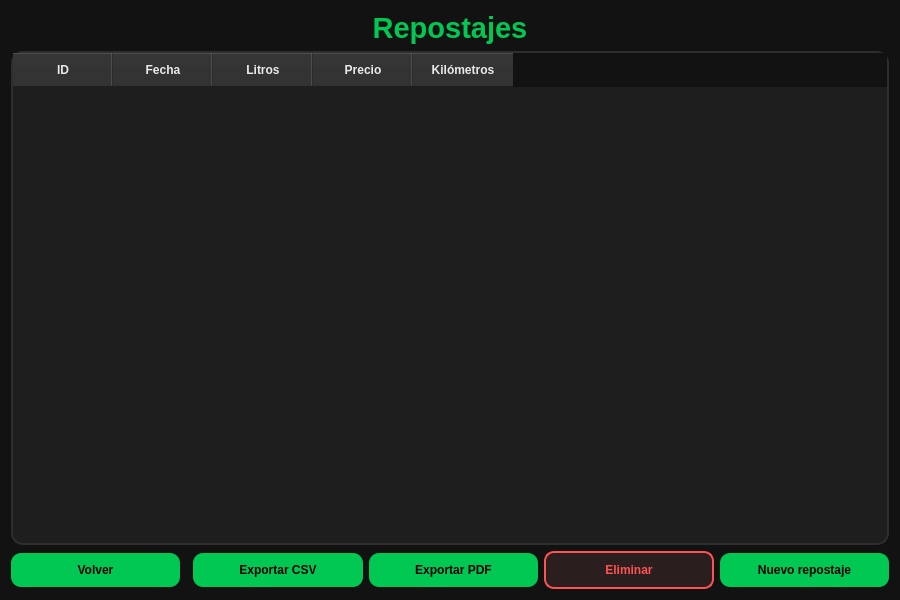
<?xml version="1.0" encoding="UTF-8"?>
<ui version="4.0">
 <class>RepostajesView</class>
 <widget class="QWidget" name="RepostajesView">
  <property name="geometry">
   <rect>
    <x>0</x>
    <y>0</y>
    <width>900</width>
    <height>600</height>
   </rect>
  </property>
  <property name="windowTitle">
   <string>Repostajes</string>
  </property>

  <property name="styleSheet">
   <string>
QWidget {
    background-color: #121212;
    color: #eaeaea;
    font-family: Segoe UI;
}

QLabel#labelTitulo {
    color: #00c853;
}

QTableWidget {
    background-color: #1e1e1e;
    border: 2px solid #2e2e2e;
    border-radius: 12px;
}

QHeaderView::section {
    background-color: #2a2a2a;
    padding: 8px;
    font-weight: bold;
}

QTableWidget::item:selected {
    background-color: #00c853;
    color: #000000;
}

QPushButton {
    background-color: #00c853;
    border-radius: 10px;
    padding: 10px 18px;
    font-weight: bold;
    color: #000000;
}

QPushButton:hover {
    background-color: #00e676;
}

QPushButton#btnEliminar {
    background-color: #2a1e1e;
    border: 2px solid #ff5252;
    color: #ff5252;
}

QPushButton#btnEliminar:hover {
    background-color: #ff5252;
    color: #000000;
}
   </string>
  </property>

  <layout class="QVBoxLayout">

   <!-- TÍTULO -->
   <item>
    <widget class="QLabel" name="labelTitulo">
     <property name="text">
      <string>Repostajes</string>
     </property>
     <property name="alignment">
      <set>Qt::AlignCenter</set>
     </property>
     <property name="font">
      <font>
       <pointsize>22</pointsize>
       <bold>true</bold>
      </font>
     </property>
    </widget>
   </item>

   <!-- TABLA -->
   <item>
    <widget class="QTableWidget" name="tablaRepostajes">
     <property name="columnCount">
      <number>5</number>
     </property>
     <column>
      <property name="text">
       <string>ID</string>
      </property>
     </column>
     <column>
      <property name="text">
       <string>Fecha</string>
      </property>
     </column>
     <column>
      <property name="text">
       <string>Litros</string>
      </property>
     </column>
     <column>
      <property name="text">
       <string>Precio</string>
      </property>
     </column>
     <column>
      <property name="text">
       <string>Kilómetros</string>
      </property>
     </column>
    </widget>
   </item>

   <!-- BOTONES -->
   <item>
    <layout class="QHBoxLayout">

     <item>
      <widget class="QPushButton" name="btnVolver">
       <property name="text">
        <string>Volver</string>
       </property>
      </widget>
     </item>

     <item>
      <spacer name="horizontalSpacer">
       <property name="orientation">
        <enum>Qt::Horizontal</enum>
       </property>
      </spacer>
     </item>

     <item>
      <widget class="QPushButton" name="btnExportCSV">
       <property name="text">
        <string>Exportar CSV</string>
       </property>
      </widget>
     </item>

     <item>
      <widget class="QPushButton" name="btnExportPDF">
       <property name="text">
        <string>Exportar PDF</string>
       </property>
      </widget>
     </item>

     <item>
      <widget class="QPushButton" name="btnEliminar">
       <property name="text">
        <string>Eliminar</string>
       </property>
      </widget>
     </item>

     <item>
      <widget class="QPushButton" name="btnNuevo">
       <property name="text">
        <string>Nuevo repostaje</string>
       </property>
      </widget>
     </item>

    </layout>
   </item>

  </layout>
 </widget>
 <resources/>
 <connections/>
</ui>
